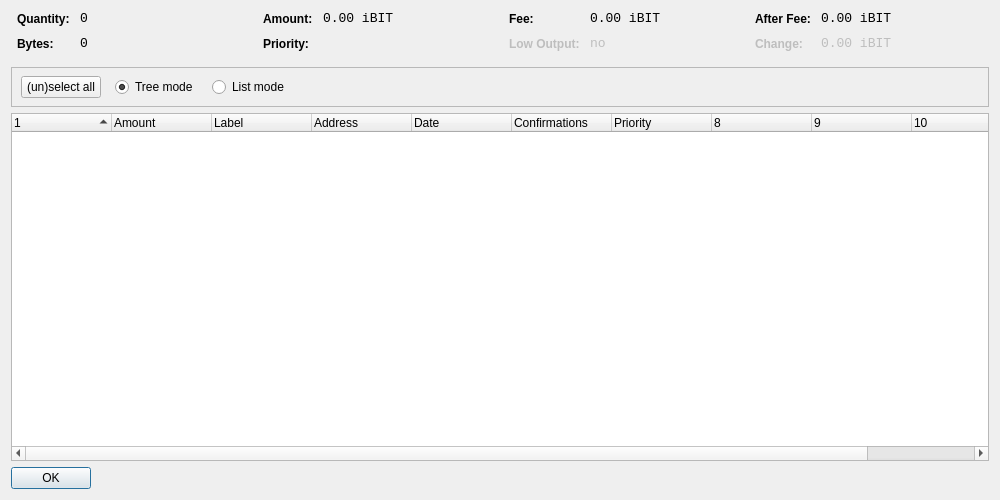
<?xml version="1.0" encoding="UTF-8"?>
<ui version="4.0">
 <class>CoinControlDialog</class>
 <widget class="QDialog" name="CoinControlDialog">
  <property name="geometry">
   <rect>
    <x>0</x>
    <y>0</y>
    <width>1000</width>
    <height>500</height>
   </rect>
  </property>
  <property name="windowTitle">
   <string>Coin Control</string>
  </property>
  <layout class="QVBoxLayout" name="verticalLayout">
   <item>
    <layout class="QHBoxLayout" name="horizontalLayoutTop" stretch="0,0,0,0">
     <property name="topMargin">
      <number>0</number>
     </property>
     <property name="bottomMargin">
      <number>10</number>
     </property>
     <item>
      <layout class="QFormLayout" name="formLayoutCoinControl1">
       <property name="horizontalSpacing">
        <number>10</number>
       </property>
       <property name="verticalSpacing">
        <number>10</number>
       </property>
       <property name="leftMargin">
        <number>6</number>
       </property>
       <property name="rightMargin">
        <number>6</number>
       </property>
       <item row="0" column="0">
        <widget class="QLabel" name="labelCoinControlQuantityText">
         <property name="styleSheet">
          <string notr="true">font-weight:bold;</string>
         </property>
         <property name="text">
          <string>Quantity:</string>
         </property>
        </widget>
       </item>
       <item row="0" column="1">
        <widget class="QLabel" name="labelCoinControlQuantity">
         <property name="font">
          <font>
           <family>Monospace</family>
           <pointsize>10</pointsize>
          </font>
         </property>
         <property name="cursor">
          <cursorShape>IBeamCursor</cursorShape>
         </property>
         <property name="contextMenuPolicy">
          <enum>Qt::ActionsContextMenu</enum>
         </property>
         <property name="text">
          <string notr="true">0</string>
         </property>
         <property name="textInteractionFlags">
          <set>Qt::LinksAccessibleByMouse|Qt::TextSelectableByKeyboard|Qt::TextSelectableByMouse</set>
         </property>
        </widget>
       </item>
       <item row="1" column="0">
        <widget class="QLabel" name="labelCoinControlBytesText">
         <property name="styleSheet">
          <string notr="true">font-weight:bold;</string>
         </property>
         <property name="text">
          <string>Bytes:</string>
         </property>
        </widget>
       </item>
       <item row="1" column="1">
        <widget class="QLabel" name="labelCoinControlBytes">
         <property name="font">
          <font>
           <family>Monospace</family>
           <pointsize>10</pointsize>
          </font>
         </property>
         <property name="cursor">
          <cursorShape>IBeamCursor</cursorShape>
         </property>
         <property name="contextMenuPolicy">
          <enum>Qt::ActionsContextMenu</enum>
         </property>
         <property name="text">
          <string notr="true">0</string>
         </property>
         <property name="textInteractionFlags">
          <set>Qt::LinksAccessibleByMouse|Qt::TextSelectableByKeyboard|Qt::TextSelectableByMouse</set>
         </property>
        </widget>
       </item>
      </layout>
     </item>
     <item>
      <layout class="QFormLayout" name="formLayoutCoinControl2">
       <property name="horizontalSpacing">
        <number>10</number>
       </property>
       <property name="verticalSpacing">
        <number>10</number>
       </property>
       <property name="leftMargin">
        <number>6</number>
       </property>
       <property name="rightMargin">
        <number>6</number>
       </property>
       <item row="0" column="0">
        <widget class="QLabel" name="labelCoinControlAmountText">
         <property name="styleSheet">
          <string notr="true">font-weight:bold;</string>
         </property>
         <property name="text">
          <string>Amount:</string>
         </property>
        </widget>
       </item>
       <item row="0" column="1">
        <widget class="QLabel" name="labelCoinControlAmount">
         <property name="font">
          <font>
           <family>Monospace</family>
           <pointsize>10</pointsize>
          </font>
         </property>
         <property name="cursor">
          <cursorShape>IBeamCursor</cursorShape>
         </property>
         <property name="contextMenuPolicy">
          <enum>Qt::ActionsContextMenu</enum>
         </property>
         <property name="text">
          <string notr="true">0.00 iBIT</string>
         </property>
         <property name="textInteractionFlags">
          <set>Qt::LinksAccessibleByMouse|Qt::TextSelectableByKeyboard|Qt::TextSelectableByMouse</set>
         </property>
        </widget>
       </item>
       <item row="1" column="0">
        <widget class="QLabel" name="labelCoinControlPriorityText">
         <property name="styleSheet">
          <string notr="true">font-weight:bold;</string>
         </property>
         <property name="text">
          <string>Priority:</string>
         </property>
        </widget>
       </item>
       <item row="1" column="1">
        <widget class="QLabel" name="labelCoinControlPriority">
         <property name="font">
          <font>
           <family>Monospace</family>
           <pointsize>10</pointsize>
          </font>
         </property>
         <property name="cursor">
          <cursorShape>IBeamCursor</cursorShape>
         </property>
         <property name="contextMenuPolicy">
          <enum>Qt::ActionsContextMenu</enum>
         </property>
         <property name="text">
          <string/>
         </property>
         <property name="textInteractionFlags">
          <set>Qt::LinksAccessibleByMouse|Qt::TextSelectableByKeyboard|Qt::TextSelectableByMouse</set>
         </property>
        </widget>
       </item>
      </layout>
     </item>
     <item>
      <layout class="QFormLayout" name="formLayoutCoinControl3">
       <property name="horizontalSpacing">
        <number>10</number>
       </property>
       <property name="verticalSpacing">
        <number>10</number>
       </property>
       <property name="leftMargin">
        <number>6</number>
       </property>
       <property name="rightMargin">
        <number>6</number>
       </property>
       <item row="0" column="0">
        <widget class="QLabel" name="labelCoinControlFeeText">
         <property name="styleSheet">
          <string notr="true">font-weight:bold;</string>
         </property>
         <property name="text">
          <string>Fee:</string>
         </property>
        </widget>
       </item>
       <item row="0" column="1">
        <widget class="QLabel" name="labelCoinControlFee">
         <property name="font">
          <font>
           <family>Monospace</family>
           <pointsize>10</pointsize>
          </font>
         </property>
         <property name="cursor">
          <cursorShape>IBeamCursor</cursorShape>
         </property>
         <property name="contextMenuPolicy">
          <enum>Qt::ActionsContextMenu</enum>
         </property>
         <property name="text">
          <string notr="true">0.00 iBIT</string>
         </property>
         <property name="textInteractionFlags">
          <set>Qt::LinksAccessibleByMouse|Qt::TextSelectableByKeyboard|Qt::TextSelectableByMouse</set>
         </property>
        </widget>
       </item>
       <item row="1" column="0">
        <widget class="QLabel" name="labelCoinControlLowOutputText">
         <property name="enabled">
          <bool>false</bool>
         </property>
         <property name="styleSheet">
          <string notr="true">font-weight:bold;</string>
         </property>
         <property name="text">
          <string>Low Output:</string>
         </property>
        </widget>
       </item>
       <item row="1" column="1">
        <widget class="QLabel" name="labelCoinControlLowOutput">
         <property name="enabled">
          <bool>false</bool>
         </property>
         <property name="font">
          <font>
           <family>Monospace</family>
           <pointsize>10</pointsize>
          </font>
         </property>
         <property name="cursor">
          <cursorShape>IBeamCursor</cursorShape>
         </property>
         <property name="contextMenuPolicy">
          <enum>Qt::ActionsContextMenu</enum>
         </property>
         <property name="text">
          <string notr="true">no</string>
         </property>
         <property name="textInteractionFlags">
          <set>Qt::LinksAccessibleByMouse|Qt::TextSelectableByKeyboard|Qt::TextSelectableByMouse</set>
         </property>
        </widget>
       </item>
      </layout>
     </item>
     <item>
      <layout class="QFormLayout" name="formLayoutCoinControl4">
       <property name="horizontalSpacing">
        <number>10</number>
       </property>
       <property name="verticalSpacing">
        <number>10</number>
       </property>
       <property name="leftMargin">
        <number>6</number>
       </property>
       <property name="rightMargin">
        <number>6</number>
       </property>
       <item row="0" column="0">
        <widget class="QLabel" name="labelCoinControlAfterFeeText">
         <property name="styleSheet">
          <string notr="true">font-weight:bold;</string>
         </property>
         <property name="text">
          <string>After Fee:</string>
         </property>
        </widget>
       </item>
       <item row="0" column="1">
        <widget class="QLabel" name="labelCoinControlAfterFee">
         <property name="font">
          <font>
           <family>Monospace</family>
           <pointsize>10</pointsize>
          </font>
         </property>
         <property name="cursor">
          <cursorShape>IBeamCursor</cursorShape>
         </property>
         <property name="contextMenuPolicy">
          <enum>Qt::ActionsContextMenu</enum>
         </property>
         <property name="text">
          <string notr="true">0.00 iBIT</string>
         </property>
         <property name="textInteractionFlags">
          <set>Qt::LinksAccessibleByMouse|Qt::TextSelectableByKeyboard|Qt::TextSelectableByMouse</set>
         </property>
        </widget>
       </item>
       <item row="1" column="0">
        <widget class="QLabel" name="labelCoinControlChangeText">
         <property name="enabled">
          <bool>false</bool>
         </property>
         <property name="styleSheet">
          <string notr="true">font-weight:bold;</string>
         </property>
         <property name="text">
          <string>Change:</string>
         </property>
        </widget>
       </item>
       <item row="1" column="1">
        <widget class="QLabel" name="labelCoinControlChange">
         <property name="enabled">
          <bool>false</bool>
         </property>
         <property name="font">
          <font>
           <family>Monospace</family>
           <pointsize>10</pointsize>
          </font>
         </property>
         <property name="cursor">
          <cursorShape>IBeamCursor</cursorShape>
         </property>
         <property name="contextMenuPolicy">
          <enum>Qt::ActionsContextMenu</enum>
         </property>
         <property name="text">
          <string notr="true">0.00 iBIT</string>
         </property>
         <property name="textInteractionFlags">
          <set>Qt::LinksAccessibleByMouse|Qt::TextSelectableByKeyboard|Qt::TextSelectableByMouse</set>
         </property>
        </widget>
       </item>
      </layout>
     </item>
    </layout>
   </item>
   <item>
    <widget class="QFrame" name="frame">
     <property name="minimumSize">
      <size>
       <width>0</width>
       <height>40</height>
      </size>
     </property>
     <property name="frameShape">
      <enum>QFrame::StyledPanel</enum>
     </property>
     <property name="frameShadow">
      <enum>QFrame::Sunken</enum>
     </property>
     <widget class="QWidget" name="horizontalLayoutWidget">
      <property name="geometry">
       <rect>
        <x>10</x>
        <y>0</y>
        <width>781</width>
        <height>41</height>
       </rect>
      </property>
      <layout class="QHBoxLayout" name="horizontalLayoutPanel" stretch="0,0,0,0,0">
       <property name="spacing">
        <number>14</number>
       </property>
       <item>
        <widget class="QPushButton" name="pushButtonSelectAll">
         <property name="sizePolicy">
          <sizepolicy hsizetype="Maximum" vsizetype="Fixed">
           <horstretch>0</horstretch>
           <verstretch>0</verstretch>
          </sizepolicy>
         </property>
         <property name="text">
          <string>(un)select all</string>
         </property>
        </widget>
       </item>
       <item>
        <widget class="QRadioButton" name="radioTreeMode">
         <property name="sizePolicy">
          <sizepolicy hsizetype="Maximum" vsizetype="Fixed">
           <horstretch>0</horstretch>
           <verstretch>0</verstretch>
          </sizepolicy>
         </property>
         <property name="text">
          <string>Tree mode</string>
         </property>
         <property name="checked">
          <bool>true</bool>
         </property>
        </widget>
       </item>
       <item>
        <widget class="QRadioButton" name="radioListMode">
         <property name="sizePolicy">
          <sizepolicy hsizetype="Maximum" vsizetype="Fixed">
           <horstretch>0</horstretch>
           <verstretch>0</verstretch>
          </sizepolicy>
         </property>
         <property name="text">
          <string>List mode</string>
         </property>
        </widget>
       </item>
       <item>
        <spacer name="horizontalSpacer">
         <property name="orientation">
          <enum>Qt::Horizontal</enum>
         </property>
         <property name="sizeHint" stdset="0">
          <size>
           <width>40</width>
           <height>20</height>
          </size>
         </property>
        </spacer>
       </item>
      </layout>
     </widget>
    </widget>
   </item>
   <item>
    <widget class="CoinControlTreeWidget" name="treeWidget">
     <property name="contextMenuPolicy">
      <enum>Qt::CustomContextMenu</enum>
     </property>
     <property name="sortingEnabled">
      <bool>false</bool>
     </property>
     <property name="columnCount">
      <number>11</number>
     </property>
     <attribute name="headerShowSortIndicator" stdset="0">
      <bool>true</bool>
     </attribute>
     <attribute name="headerStretchLastSection">
      <bool>false</bool>
     </attribute>
     <column>
      <property name="text">
       <string/>
      </property>
     </column>
     <column>
      <property name="text">
       <string>Amount</string>
      </property>
     </column>
     <column>
      <property name="text">
       <string>Label</string>
      </property>
     </column>
     <column>
      <property name="text">
       <string>Address</string>
      </property>
     </column>
     <column>
      <property name="text">
       <string>Date</string>
      </property>
     </column>
     <column>
      <property name="text">
       <string>Confirmations</string>
      </property>
      <property name="toolTip">
       <string>Confirmed</string>
      </property>
     </column>
     <column>
      <property name="text">
       <string>Priority</string>
      </property>
     </column>
     <column>
      <property name="text">
       <string/>
      </property>
     </column>
     <column>
      <property name="text">
       <string/>
      </property>
     </column>
     <column>
      <property name="text">
       <string/>
      </property>
     </column>
     <column>
      <property name="text">
       <string/>
      </property>
     </column>
    </widget>
   </item>
   <item>
    <widget class="QDialogButtonBox" name="buttonBox">
     <property name="sizePolicy">
      <sizepolicy hsizetype="Maximum" vsizetype="Fixed">
       <horstretch>0</horstretch>
       <verstretch>0</verstretch>
      </sizepolicy>
     </property>
     <property name="orientation">
      <enum>Qt::Horizontal</enum>
     </property>
     <property name="standardButtons">
      <set>QDialogButtonBox::Ok</set>
     </property>
    </widget>
   </item>
  </layout>
 </widget>
 <customwidgets>
  <customwidget>
   <class>CoinControlTreeWidget</class>
   <extends>QTreeWidget</extends>
   <header>coincontroltreewidget.h</header>
  </customwidget>
 </customwidgets>
 <resources/>
 <connections/>
</ui>
